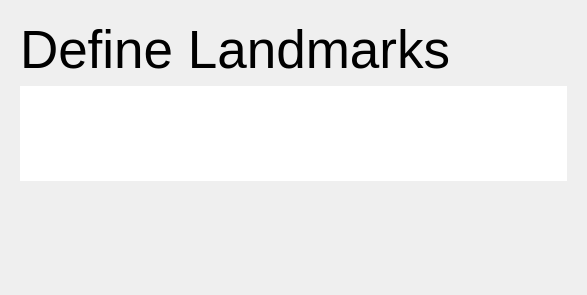
<?xml version="1.0" encoding="UTF-8"?>
<ui version="4.0">
 <class>Planning</class>
 <widget class="qSlicerWidget" name="Planning">
  <property name="geometry">
   <rect>
    <x>0</x>
    <y>0</y>
    <width>587</width>
    <height>295</height>
   </rect>
  </property>
  <layout class="QVBoxLayout" name="verticalLayout" stretch="0">
   <item>
    <widget class="QStackedWidget" name="PlanningWidget">
     <property name="currentIndex">
      <number>3</number>
     </property>
     <widget class="QWidget" name="PlanningStep1">
      <layout class="QVBoxLayout" name="verticalLayout_planning1">
       <item>
        <widget class="QLabel" name="label">
         <property name="font">
          <font>
           <pointsize>40</pointsize>
          </font>
         </property>
         <property name="text">
          <string>Segment the Skin</string>
         </property>
         <property name="wordWrap">
          <bool>true</bool>
         </property>
        </widget>
       </item>
       <item>
        <widget class="QLabel" name="skinThresholdLabel">
         <property name="text">
          <string>Threshold</string>
         </property>
        </widget>
       </item>
       <item>
        <widget class="QSlider" name="skinThresholdSlider">
         <property name="minimum">
          <number>-200</number>
         </property>
         <property name="maximum">
          <number>1000</number>
         </property>
         <property name="orientation">
          <enum>Qt::Horizontal</enum>
         </property>
        </widget>
       </item>
       <item>
        <widget class="QLabel" name="skinSmoothingLabel">
         <property name="text">
          <string>Smoothness</string>
         </property>
        </widget>
       </item>
       <item>
        <widget class="QSlider" name="skinSmoothingSlider">
         <property name="minimum">
          <number>0</number>
         </property>
         <property name="maximum">
          <number>10</number>
         </property>
         <property name="orientation">
          <enum>Qt::Horizontal</enum>
         </property>
        </widget>
       </item>
       <item>
        <widget class="QPushButton" name="skinApply">
         <property name="text">
          <string>Apply</string>
         </property>
        </widget>
       </item>
       <item>
        <spacer name="verticalSpacer">
         <property name="orientation">
          <enum>Qt::Vertical</enum>
         </property>
         <property name="sizeHint" stdset="0">
          <size>
           <width>0</width>
           <height>0</height>
          </size>
         </property>
        </spacer>
       </item>
      </layout>
     </widget>
     <widget class="QWidget" name="PlanningStep2">
      <layout class="QVBoxLayout" name="verticalLayout_planning2">
       <item>
        <widget class="QLabel" name="label">
         <property name="font">
          <font>
           <pointsize>35</pointsize>
          </font>
         </property>
         <property name="text">
          <string>Segment the Target</string>
         </property>
         <property name="wordWrap">
          <bool>true</bool>
         </property>
        </widget>
       </item>
       <item>
        <layout class="QHBoxLayout" name="horizontalLayout">
         <item>
          <widget class="QPushButton" name="targetPaintInside">
           <property name="text">
            <string>Paint Inside</string>
           </property>
          </widget>
         </item>
         <item>
          <widget class="QPushButton" name="targetPaintOutside">
           <property name="text">
            <string>Paint Outside</string>
           </property>
          </widget>
         </item>
        </layout>
       </item>
       <item>
        <widget class="QPushButton" name="targetErase">
         <property name="text">
          <string>Erase</string>
         </property>
        </widget>
       </item>
       <item>
        <layout class="QHBoxLayout" name="horizontalLayout_2">
         <item>
          <widget class="QPushButton" name="targetUndo">
           <property name="text">
            <string>Undo</string>
           </property>
          </widget>
         </item>
         <item>
          <widget class="QPushButton" name="targetRedo">
           <property name="text">
            <string>Redo</string>
           </property>
          </widget>
         </item>
        </layout>
       </item>
       <item>
        <widget class="Line" name="line">
         <property name="orientation">
          <enum>Qt::Horizontal</enum>
         </property>
        </widget>
       </item>
       <item>
        <widget class="QPushButton" name="targetReset">
         <property name="text">
          <string>Reset Segmentation</string>
         </property>
        </widget>
       </item>
       <item>
        <widget class="QPushButton" name="targetPreview">
         <property name="text">
          <string>Preview</string>
         </property>
        </widget>
       </item>
       <item>
        <widget class="QPushButton" name="targetApply">
         <property name="text">
          <string>Smooth and Finalize</string>
         </property>
        </widget>
       </item>
       <item>
        <spacer name="verticalSpacer">
         <property name="orientation">
          <enum>Qt::Vertical</enum>
         </property>
         <property name="sizeHint" stdset="0">
          <size>
           <width>0</width>
           <height>0</height>
          </size>
         </property>
        </spacer>
       </item>
      </layout>
     </widget>
     <widget class="QWidget" name="PlanningStep3">
      <layout class="QVBoxLayout" name="verticalLayout_planning3">
       <item>
        <widget class="QLabel" name="label">
         <property name="font">
          <font>
           <pointsize>40</pointsize>
          </font>
         </property>
         <property name="text">
          <string>Plan the Trajectory</string>
         </property>
        </widget>
       </item>
       <item>
        <widget class="QPushButton" name="trajectoryEntry">
         <property name="text">
          <string>Define Entry Position</string>
         </property>
        </widget>
       </item>
       <item>
        <widget class="QPushButton" name="trajectoryTarget">
         <property name="text">
          <string>Define Target Position</string>
         </property>
        </widget>
       </item>
       <item>
        <spacer name="verticalSpacer">
         <property name="orientation">
          <enum>Qt::Vertical</enum>
         </property>
         <property name="sizeHint" stdset="0">
          <size>
           <width>0</width>
           <height>0</height>
          </size>
         </property>
        </spacer>
       </item>
      </layout>
     </widget>
     <widget class="QWidget" name="PlanningStep4">
      <layout class="QVBoxLayout" name="verticalLayout_planning4">
       <item>
        <widget class="QLabel" name="label">
         <property name="font">
          <font>
           <pointsize>40</pointsize>
          </font>
         </property>
         <property name="text">
          <string>Define Landmarks</string>
         </property>
        </widget>
       </item>
       <item>
        <widget class="QTableWidget" name="defineLandmarkTableWidget">
         <property name="frameShape">
          <enum>QFrame::NoFrame</enum>
         </property>
         <property name="lineWidth">
          <number>0</number>
         </property>
         <property name="verticalScrollBarPolicy">
          <enum>Qt::ScrollBarAlwaysOff</enum>
         </property>
         <property name="sizeAdjustPolicy">
          <enum>QAbstractScrollArea::AdjustToContents</enum>
         </property>
         <property name="selectionMode">
          <enum>QAbstractItemView::NoSelection</enum>
         </property>
         <property name="showGrid">
          <bool>false</bool>
         </property>
         <attribute name="horizontalHeaderVisible">
          <bool>false</bool>
         </attribute>
         <attribute name="verticalHeaderVisible">
          <bool>false</bool>
         </attribute>
         <attribute name="verticalHeaderMinimumSectionSize">
          <number>32</number>
         </attribute>
         <attribute name="verticalHeaderDefaultSectionSize">
          <number>40</number>
         </attribute>
         <column>
          <property name="text">
           <string>0</string>
          </property>
         </column>
         <column>
          <property name="text">
           <string>1</string>
          </property>
         </column>
         <column>
          <property name="text">
           <string>2</string>
          </property>
         </column>
        </widget>
       </item>
       <item>
        <spacer name="verticalSpacer">
         <property name="orientation">
          <enum>Qt::Vertical</enum>
         </property>
         <property name="sizeHint" stdset="0">
          <size>
           <width>0</width>
           <height>0</height>
          </size>
         </property>
        </spacer>
       </item>
      </layout>
     </widget>
    </widget>
   </item>
  </layout>
 </widget>
 <customwidgets>
  <customwidget>
   <class>qSlicerWidget</class>
   <extends>QWidget</extends>
   <header>qSlicerWidget.h</header>
   <container>1</container>
  </customwidget>
 </customwidgets>
 <resources/>
 <connections/>
</ui>
